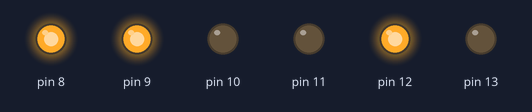
Bench run of a sketch on a simulated Arduino Uno, built with avr-gcc and run on an emulated ATmega328P. On the bench: output pins drawn as LEDs (lit = HIGH).

Above: at 0.1 s.
At 5.1 s:
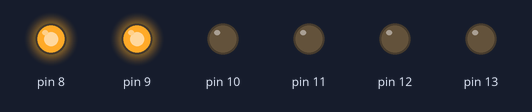
At 10.7 s:
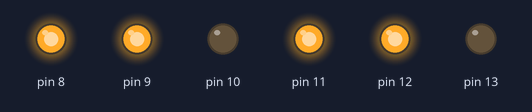
At 21.3 s:
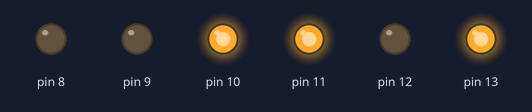
At 26.3 s:
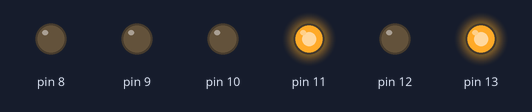
At 31.9 s:
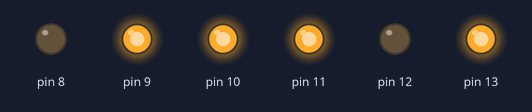
Timing chart, 0 to 40.0 s (numbered marks = the images above):
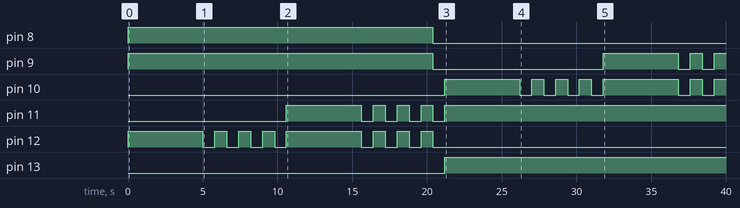

The sketch:

SEMAFORO.ino
```cpp
void setup()
{
  pinMode(13, OUTPUT);
  pinMode(12, OUTPUT);
  pinMode(11, OUTPUT);
  pinMode(10, OUTPUT);
  pinMode(9, OUTPUT);
  pinMode(8, OUTPUT);
}

void loop()
{
  digitalWrite(12, HIGH);
  digitalWrite(8, HIGH);
  digitalWrite(9, HIGH);
  delay(5000);
  digitalWrite(12, LOW);
  digitalWrite(8, HIGH);
  digitalWrite(9, HIGH);
  delay(800);
  digitalWrite(12,HIGH);
  digitalWrite(8, HIGH);
  digitalWrite(9, HIGH);
  delay(800);
  digitalWrite(12, LOW);
  digitalWrite(8, HIGH);
  digitalWrite(9, HIGH);
  delay(800);
  digitalWrite(12,HIGH);
  digitalWrite(8, HIGH);
  digitalWrite(9, HIGH);
  delay(800);
  digitalWrite(12, LOW);
  digitalWrite(8, HIGH);
  digitalWrite(9, HIGH);
  delay(800);
  digitalWrite(12, HIGH);
  digitalWrite(8, HIGH);
  digitalWrite(19, HIGH);
  delay(800);
  digitalWrite(12, LOW);
  digitalWrite(8, HIGH);
  digitalWrite(9, HIGH);
  delay(800);

  digitalWrite(12, HIGH);
  digitalWrite(11, HIGH);
  digitalWrite(9, HIGH);
  digitalWrite(8, HIGH);
  delay(5000);
  digitalWrite(12, LOW);
  digitalWrite(11, LOW);
  digitalWrite(9, HIGH);
  digitalWrite(8, HIGH);
  delay(800);
  digitalWrite(12, HIGH);
  digitalWrite(11, HIGH);
  digitalWrite(9, HIGH);
  digitalWrite(8, HIGH);
  delay(800);
  digitalWrite(12, LOW);
  digitalWrite(11, LOW);
  digitalWrite(9, HIGH);
  digitalWrite(8, HIGH);
  delay(800);
  digitalWrite(12, HIGH);
  digitalWrite(11, HIGH);
  digitalWrite(9, HIGH);
  digitalWrite(8, HIGH);
  delay(800);
  digitalWrite(12, LOW);
  digitalWrite(11, LOW);
  digitalWrite(9, HIGH);
  digitalWrite(8, HIGH);
  delay(800);
  digitalWrite(12, HIGH);
  digitalWrite(11, HIGH);
  digitalWrite(9, HIGH);
  digitalWrite(8, HIGH);
  delay(800);
  digitalWrite(12, LOW);
  digitalWrite(11, LOW);
  digitalWrite(9, LOW);
  digitalWrite(8, LOW);
  delay(800);

  digitalWrite(10, HIGH);
  digitalWrite(11, HIGH);
  digitalWrite(13, HIGH);
  delay(5000);
  digitalWrite(10, LOW);
  digitalWrite(11, HIGH);
  digitalWrite(13, HIGH);
  delay(800);
  digitalWrite(10,HIGH);
  digitalWrite(11, HIGH);
  digitalWrite(13, HIGH);
  delay(800);
  digitalWrite(10, LOW);
  digitalWrite(11, HIGH);
  digitalWrite(13, HIGH);
  delay(800);
  digitalWrite(10,HIGH);
  digitalWrite(11, HIGH);
  digitalWrite(13, HIGH);
  delay(800);
  digitalWrite(10, LOW);
  digitalWrite(11, HIGH);
  digitalWrite(13, HIGH);
  delay(800);
  digitalWrite(10, HIGH);
  digitalWrite(11, HIGH);
  digitalWrite(13, HIGH);
  delay(800);
  digitalWrite(10, LOW);
  digitalWrite(11, HIGH);
  digitalWrite(13, HIGH);
  delay(800);

  digitalWrite(10, HIGH);
  digitalWrite(9, HIGH);
  digitalWrite(11, HIGH);
  digitalWrite(13, HIGH);
  delay(5000);
  digitalWrite(10, LOW);
  digitalWrite(9, LOW);
  digitalWrite(11, HIGH);
  digitalWrite(13, HIGH);
  delay(800);
  digitalWrite(10, HIGH);
  digitalWrite(9, HIGH);
  digitalWrite(11, HIGH);
  digitalWrite(13, HIGH);
  delay(800);
  digitalWrite(10, LOW);
  digitalWrite(9, LOW);
  digitalWrite(11, HIGH);
  digitalWrite(13, HIGH);
  delay(800);
  digitalWrite(10, HIGH);
  digitalWrite(9, HIGH);
  digitalWrite(11, HIGH);
  digitalWrite(13, HIGH);
  delay(800);
  digitalWrite(10, LOW);
  digitalWrite(9, LOW);
  digitalWrite(11, HIGH);
  digitalWrite(13, HIGH);
  delay(800);
  digitalWrite(10, HIGH);
  digitalWrite(9, HIGH);
  digitalWrite(11, HIGH);
  digitalWrite(10, HIGH);
  delay(800);
  digitalWrite(10, LOW);
  digitalWrite(9, LOW);
  digitalWrite(11, LOW);
  digitalWrite(10, LOW);
  delay(800);

}
```

Measured:
- by itself, pin 8: LOW → HIGH at 0.00 s, → LOW 20.4 s later
- by itself, pin 9: goes HIGH 20.4 s, LOW 11.4 s, HIGH 5.0 s, LOW 0.80 s, HIGH 0.80 s, LOW 0.80 s, then HIGH
- by itself, pin 10: LOW → HIGH at 21.2 s, → LOW 5.0 s later, → HIGH 0.80 s later, → LOW 0.80 s later, … (13 changes in this stretch)
- by itself, pin 11: LOW → HIGH at 10.6 s, → LOW 5.0 s later, → HIGH 0.80 s later, → LOW 0.80 s later, … (9 changes in this stretch)
- by itself, pin 12: goes HIGH 5.0 s, 3 × (LOW 0.80 s, HIGH 0.80 s), LOW 0.80 s, HIGH 5.0 s, 3 × (LOW 0.80 s, HIGH 0.80 s), then LOW
- by itself, pin 13: LOW → HIGH at 21.2 s
